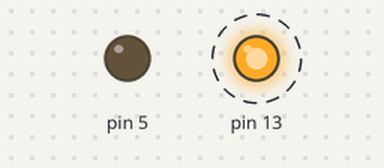
Bench run of a sketch on a simulated Arduino Uno, built with avr-gcc and run on an emulated ATmega328P. Parts: output pins drawn as LEDs (lit = HIGH). Dashed ring = blinking.

Above: at 4.2 s.
Timing chart, 0 to 7.0 s (numbered marks = the images above):
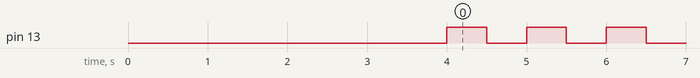

Measured:
- by itself, pin 13: alternates HIGH for 0.50 s and LOW for 0.50 s

The sketch:

introducao_aug06.ino
```cpp
/*

Linguagem Wiring -> C++

=====================================
Documentação: https://www.arduino.cc/
=====================================

PINOS DIGITAIS: 0 ao 13
(INPUT/OUTPUT ---> I/O)

I/O são sinais boolenos
0 | (LOW, FALSE, 0 V = nível baixo)
1 | (HIGH, TRUE, 5 V = nível alto)

Input (para mapear o sistema, captar informações):
  - Componentes
  - Temperatura
  - Detecção de objetos
  - Botões
  - Sensores digitais

Output (o que eu quero acionar):
  - Led
  - Aquecimento
  - Display

(TODOS OS PINOS PODEM SER INPUT OU OUTPUT)

Arduíno UNO -> roda a 16 MHz
T - 1 / 16.000.000 = 0.0000000625
T - 62.5ns

========================================
Usando IAs: Tomar cuidado com o hardware
========================================

*/

void setup() { // Vai rodar somente na inicialização ou no reset

  // Configuração do pino 13 como output
        //pino, função (pin, type)
  pinMode(13, OUTPUT);

  pinMode(5, OUTPUT);

  for (int i=0; i < 10; i++)
  {
    digitalWrite(3, HIGH);
    // delay (tempo | ms)
    delay(200);
    digitalWrite(3, LOW);
    delay(200);
  }

}

void loop() { // Vai rodar as instruções a cada 62.5ns

  // Ativar o LED
  digitalWrite(13, HIGH);
  // Função para atrasar
  delay(500); // Milissegundos

  // Desativar
  digitalWrite(13, LOW);
  // Função para atrasar
  delay(500); // Milissegundos

}
```
